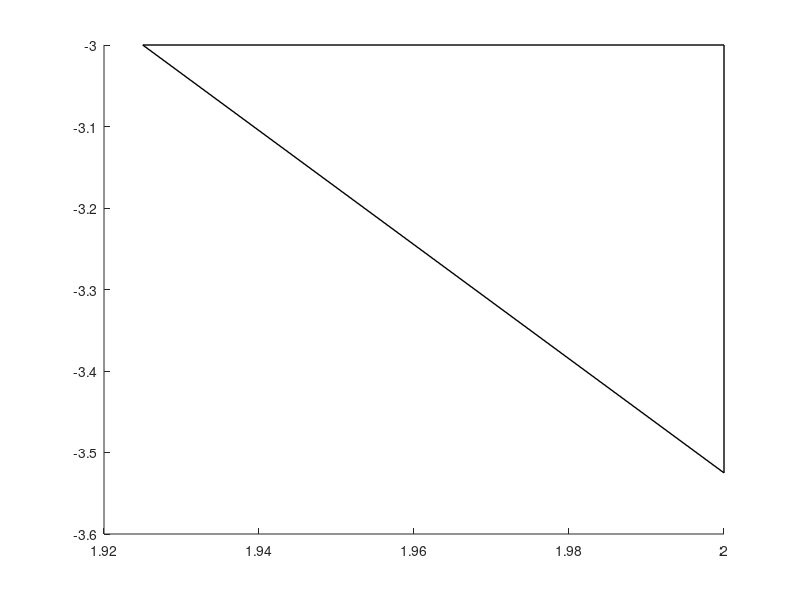

Write MATLAB code to recreate this figure.

start_x = 1.925;
start_y = -3;

end_x = 2;

slope = -7;

delta = abs(start_x-end_x);
end_y = start_y + slope * delta;

hold on;

% draw horizontal line
plot([start_x,end_x ],[start_y,start_y],...
    '-k','LineWidth',1,'HandleVisibility','off')

% draw vertical line
hold on;

plot([end_x,end_x],[start_y,end_y],...
    '-k','LineWidth',1,'HandleVisibility','off')

% draw line 3
plot([start_x, end_x ],[start_y,end_y],...
    '-k','LineWidth',1,'HandleVisibility','off')


